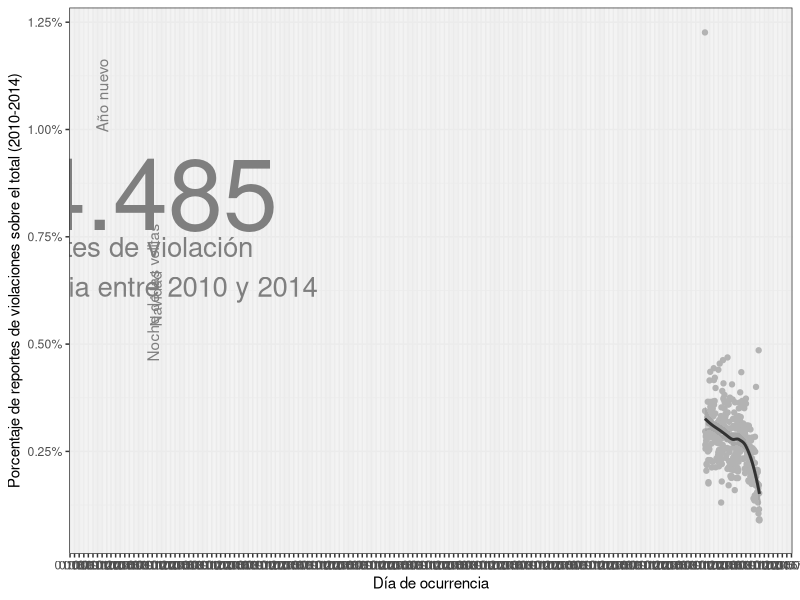
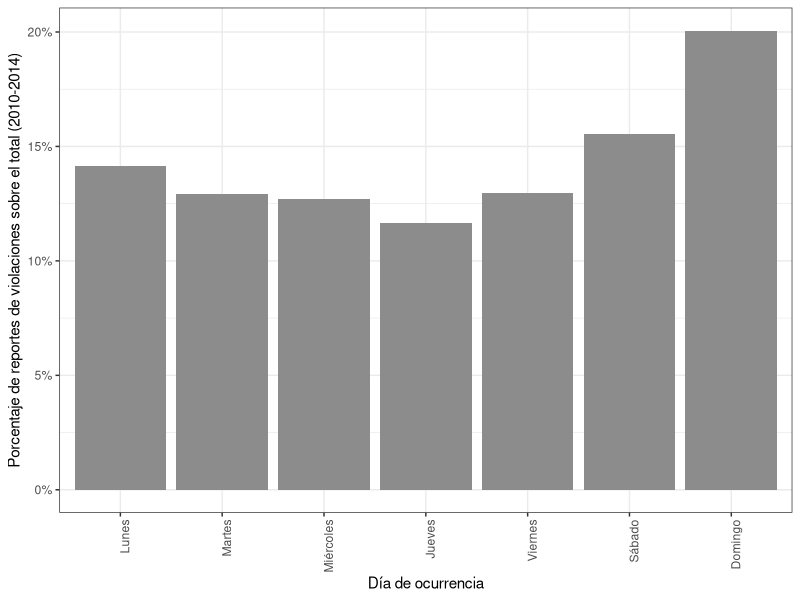
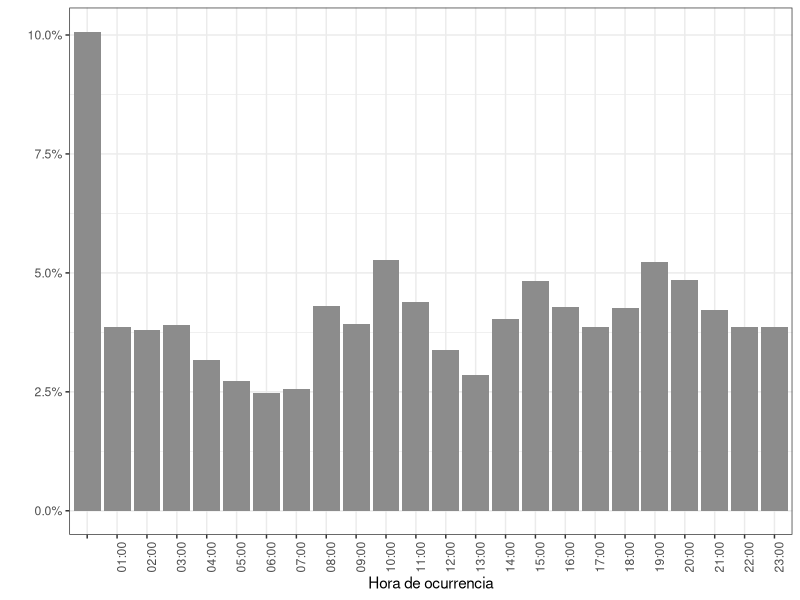
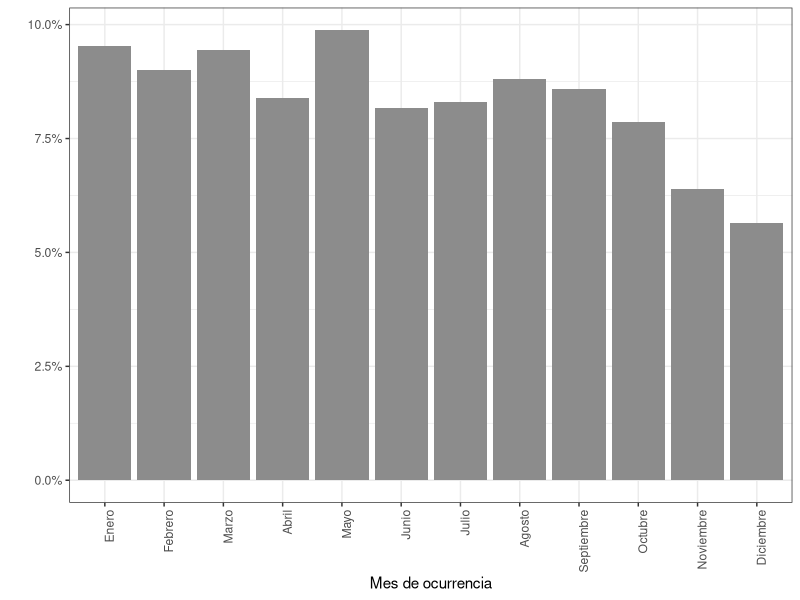

Recreate these plots in R, in order. (Note: this script raises an error after producing the figures.)
## ---- chunk 1
library(ggplot2)
library(dplyr)
library(tidyr)
library(scales)
library(gridExtra)
library(Hmisc)

define_region <- function(row, col){
  viewport(layout.pos.row = row, layout.pos.col = col)
} 

cs10 <- read.csv('datos/DELITOS SEXUALES 2010.xlsx - DELITOS SEXUALES.csv')
cs11 <- read.csv('datos/DELITOS SEXUALES 2011.xlsx - DELITOS SEXUALES.csv')
cs12 <- read.csv('datos/DELITOS SEXUALES 2012.xlsx - DELITOS SEXUALES.csv')
cs13 <- read.csv('datos/DELITOS SEXUALES 2013.xlsx - DELITOS SEXUALES.csv')
cs14 <- read.csv('datos/DELITOS SEXUALES 2014.xlsx - DELITOS SEXUALES.csv')
csdf <- rbind(cs10, cs11, cs12, cs13, cs14)
## ---- chunk 2
names(csdf) <- tolower(names(csdf))
names(csdf)
csdf$día <- factor(csdf$día, levels=c('LUNES', 'MARTES', 'MIERCOLES', 'JUEVES', 'VIERNES', 'SABADO', 'DOMINGO'))
levels(csdf$día) <- c('Lunes', 'Martes', 'Miércoles', 'Jueves', 'Viernes', 'Sábado', 'Domingo') 
csdf$hora <- as.POSIXct(strptime(csdf$hora, format="%H:%M"))
csdf$hora.redonda <- cut(csdf$hora, breaks='hour')
levels(csdf$hora.redonda) <- substr(levels(csdf$hora.redonda), 12, 16)
csdf$dia.mes <- as.Date(substr(as.character(csdf$fecha), 1, nchar(as.character(csdf$fecha)) - 3), format='%d-%b')
csdf$fecha <- as.Date(as.character(csdf$fecha), format='%d-%b-%y')
csdf$mes <- as.factor(months(csdf$fecha))
csdf$mes <- factor(csdf$mes, levels=month.name)
meses <- c('Enero', 'Febrero', 'Marzo', 'Abril', 'Mayo', 'Junio', 'Julio', 'Agosto', 'Septiembre', 'Octubre', 'Noviembre', 'Diciembre')
levels(csdf$mes) <- meses
delitos <- c('ARTÍCULO 205. ACCESO CARNAL VIOLENTO', 'ARTÍCULO 206. ACTO SEXUAL VIOLENTO', 'ARTÍCULO 207. ACCESO CARNAL O ACTO SEXUAL EN PERSONA PUESTA EN INCAPACIDAD DE RESISTIR', 'ARTÍCULO 211. ACCESO CARNAL VIOLENTO (CIRCUNSTANCIAS AGRAVACIÓN)', 'RTÍCULO 211. ACTO SEXUAL VIOLENTO (CIRCUNSTANCIAS DE AGRAVACIÓN)', 'ARTÍCULO 211. ACCESO CARNAL O ACTO SEXUAL EN PERSONA PUESTA EN INCAPACIDAD DE RESISTIR  (CIRCUNSTANC')
df <- csdf %>% filter(delito %in% delitos)
acceso.carnal.por.dia <- df %>% group_by(dia.mes) %>% summarise(count=n())
## ---- chunk 3
total <- nrow(df)

total

table(df %>% select(sexo))
        
diadelasemana <- ggplot(df, aes(día)) + 
  geom_bar(aes(y = (..count..)/sum(..count..)), fill='grey55') + theme_bw() +
  scale_y_continuous(labels=percent_format()) + xlab('Día de ocurrencia') + 
  ylab('Porcentaje de reportes de violaciones sobre el total (2010-2014)') + theme(axis.text.x = element_text(angle = 90, hjust = 1))

horadeldia <- ggplot(df, aes(hora.redonda)) + 
  geom_bar(aes(y = (..count..)/sum(..count..)), fill='grey55', binwidth=3600) + theme_bw() +
  scale_y_continuous(labels=percent_format()) + xlab('Hora de ocurrencia') + 
  ylab('') + theme(axis.text.x = element_text(angle = 90, hjust = 1))

mesdelaño <- ggplot(df, aes(mes)) + 
  geom_bar(aes(y = (..count..)/sum(..count..)), fill='grey55', binwidth=3600) + theme_bw() +
  scale_y_continuous(labels=percent_format()) + xlab('Mes de ocurrencia') + 
  ylab('') + theme(axis.text.x = element_text(angle = 90, hjust = 1)) 

diadelaño <- ggplot(acceso.carnal.por.dia, aes(dia.mes, count/sum(acceso.carnal.por.dia$count))) + 
  geom_jitter(color='grey70') + geom_smooth(color='grey20') + theme_bw() + scale_y_continuous(labels=percent_format()) +
  scale_x_date(labels = date_format("%d/%m"), breaks = "1 month", minor_breaks = "1 week") +
  xlab('Día de ocurrencia') + ylab('Porcentaje de reportes de violaciones sobre el total (2010-2014)') +
  annotate('text', x=as.Date('2015-01-01', format='%Y-%m-%d'), y=0.012-0.0012, label='Año nuevo', 
           angle=90, color='grey50') +
  annotate('text', x=as.Date('2015-12-24', format='%Y-%m-%d'), y=0.006 + 0.00006, label='Navidad', 
           angle=90, color='grey50') +
  annotate('text', x=as.Date('2015-12-07', format='%Y-%m-%d'), y=0.0045 + 0.0017 , label='Noche de las velitas', 
           angle=90, color='grey50') +
  annotate('text', x=as.Date('2015-06-15', format='%Y-%m-%d'), y=0.0085, label=14.485, size=25, color='grey50') +
  annotate('text', x=as.Date('2015-06-15', format='%Y-%m-%d'), y=0.0068, label='reportes de violación\nen Colombia entre 2010 y 2014', size=7, color='grey50') 
## ---- chunk 4
grid.newpage()

pushViewport(viewport(layout = grid.layout(2, 3)))

print(diadelaño, vp=define_region(1, 1:3))
print(diadelasemana, vp = define_region(2, 1))
print(horadeldia, vp = define_region(2, 2))
print(mesdelaño, vp = define_region(2, 3))
